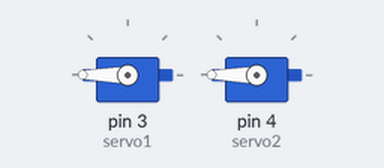
The sketch below on a simulated Arduino Uno, built with avr-gcc and run on an emulated ATmega328P. On the bench: 2 × servo.

Above: at 0.05 s.
At 5.45 s:
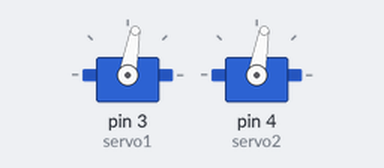
Timing chart, 0 to 7.1 s (numbered marks = the images above):
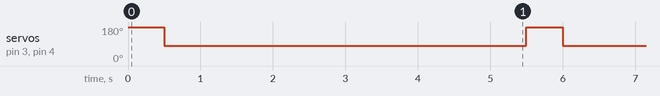

The sketch:

jiaodu2.ino
```cpp
#include <Servo.h>

Servo servo1;
Servo servo2;

void qian()
{
  servo1.write(0);
  servo2.write(180);
}

void qianyp()
{
  servo1.write(80);
  servo2.write(180);
}

void qianzp()
{
  servo1.write(0);
  servo2.write(80);
}

void youz()
{
  servo1.write(180);
  servo2.write(180);
}

void zuoz()
{
  servo1.write(0);
  servo2.write(0);
}

void hou()
{
  servo1.write(180);
  servo2.write(0);
}

void tingzhi()
{
  servo1.write(80);
  servo2.write(80);
}

void setup()
{
  servo1.attach(3);
  servo2.attach(4);
}

void loop()
{

//  qian();
//  qianzp();
//  qianyp();
//  zuoz();
//  delay(493);    // 90   满电   电不足：560

  youz();
  delay(498);
//  youz();
//  hou();
//  houzp();
//  houyp();
  tingzhi();

  delay(5000);

/*  if((xj_val1&xj_val2)|(!xj_val3))
  {
    qian();
  }

  if((!xj_val1)|xj_val3)
  {
    qianyp();
  }

  if((!xj_val2)|xj_val3)
  {
    qianzp();
  }
*/
}
```

Measured:
- by itself, servo on pin 3 (servo1), servo on pin 4 (servo2): alternates 180° for 0.50 s and 80° for 5.0 s
